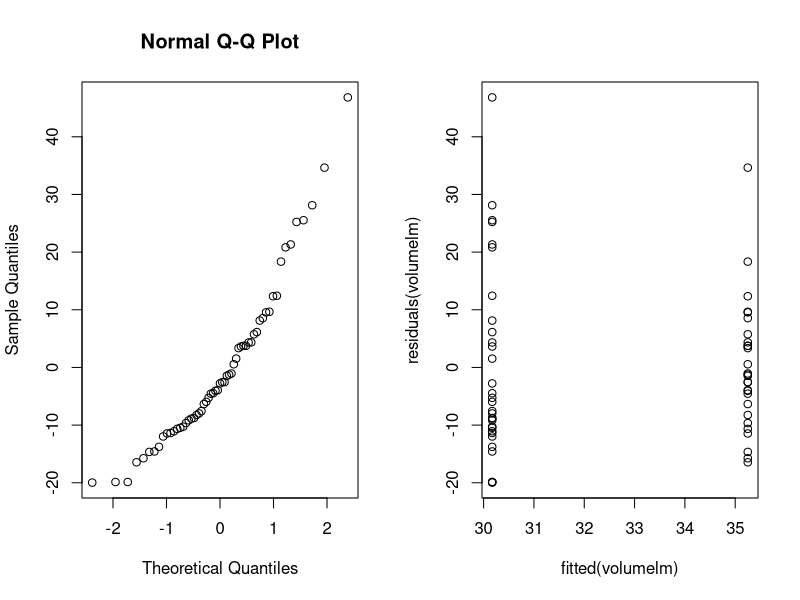
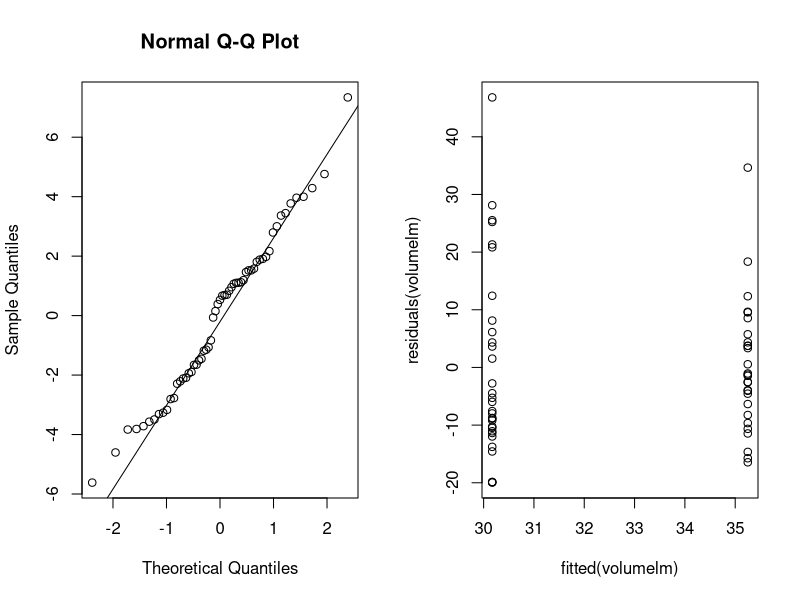
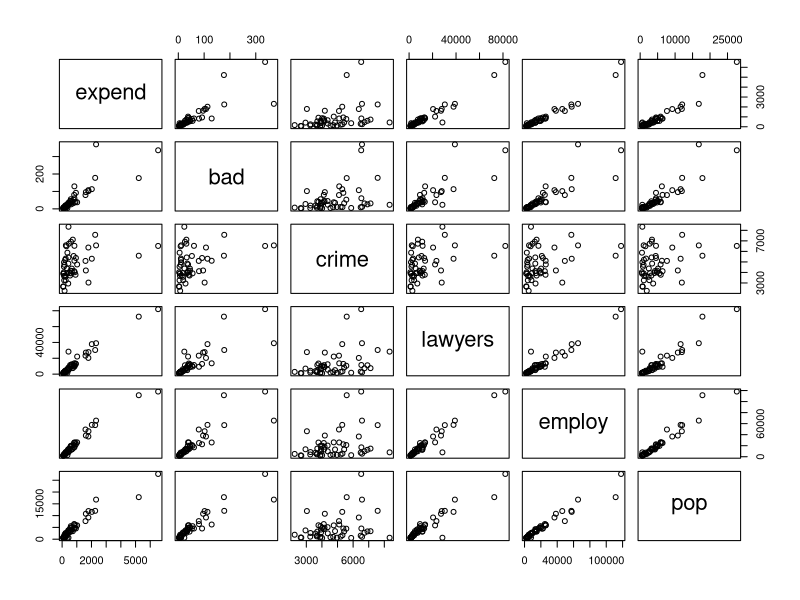
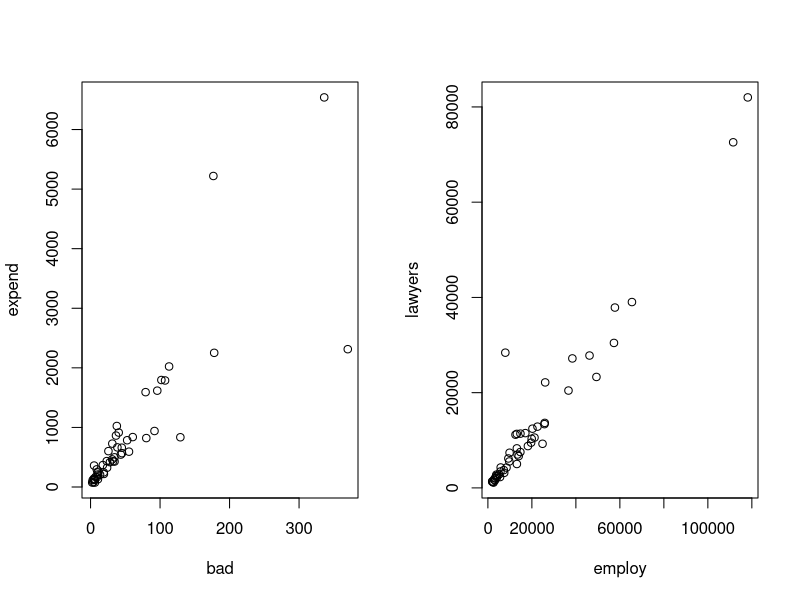
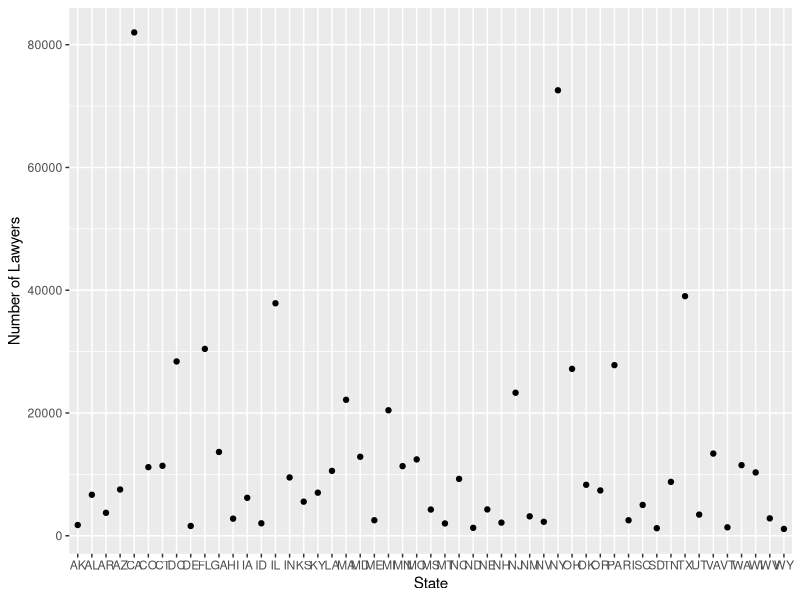
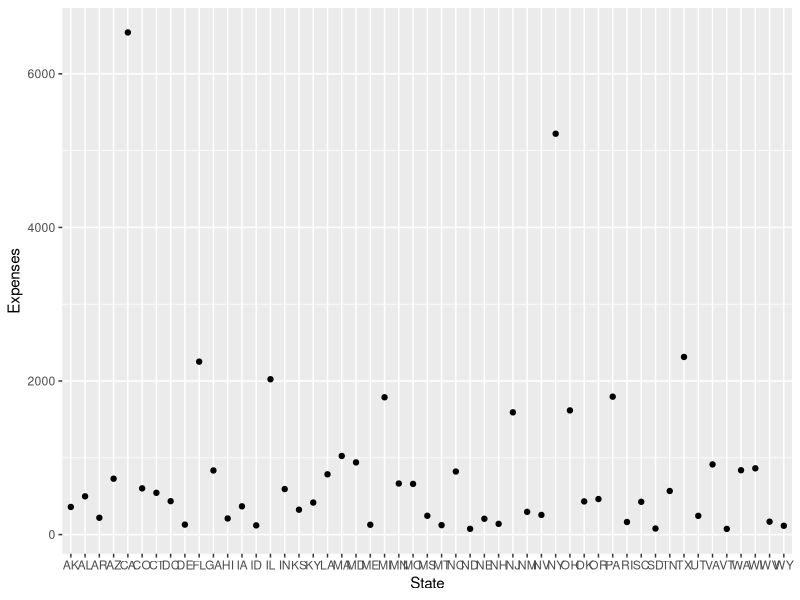
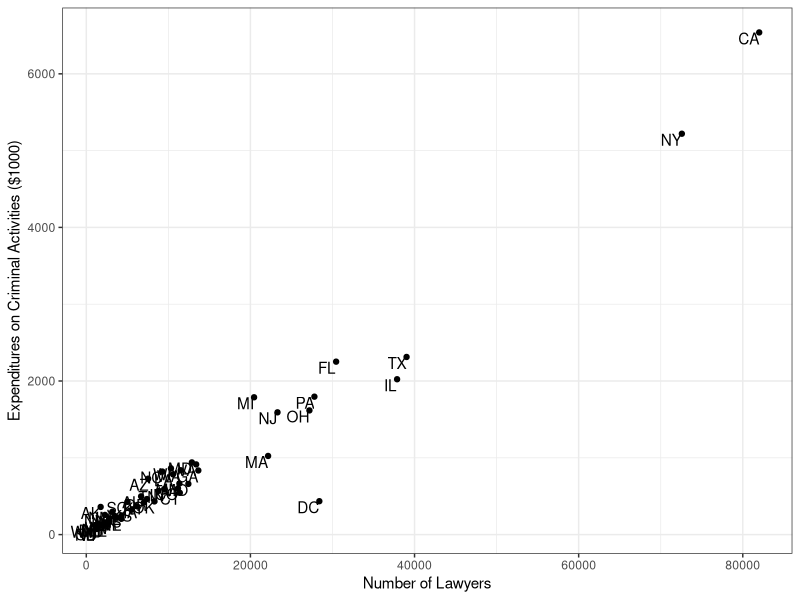
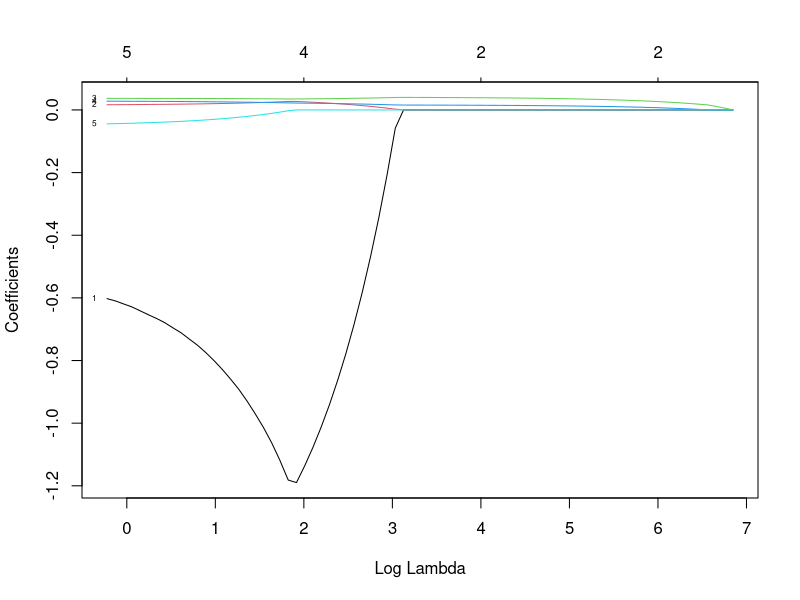

Write the R code that produced these figures, in order. (Note: this script raises an error after producing the figures.)
## ---- chunk 1
treeVolume = read.table("treeVolume.txt", header = T)
head(treeVolume)
## ---- chunk 2
volumelm = lm(volume ~ factor(type), data = treeVolume)
anova(volumelm)
## ---- chunk 3
par(mfrow=c(1,2))
qqnorm(residuals(volumelm))
plot(fitted(volumelm), residuals(volumelm))
par(mfrow=c(1,1))
## ---- chunk 4
t.test(volume ~ factor(type), data=treeVolume)
## ---- chunk 5
volumelm1 = lm(volume ~ height + factor(type) * diameter, data = treeVolume)
anova(volumelm1)
## ---- chunk 6
volumelm2 = lm(volume ~ diameter + factor(type) * height, data = treeVolume)
anova(volumelm2)
## ---- chunk 7
volumeFulllm = lm(volume ~ diameter + height + factor(type), data = treeVolume)
anova(volumeFulllm)
## ---- chunk 8
volumeFulllm = lm(volume ~ diameter + height, data = treeVolume)
anova(volumeFulllm)
## ---- chunk 9
volumeFulllm = lm(volume ~ diameter * height, data = treeVolume)
anova(volumeFulllm)
## ---- chunk 10
par(mfrow=c(1,2))
qqnorm(residuals(volumeFulllm))
qqline(residuals(volumeFulllm))
plot(fitted(volumelm), residuals(volumelm))
par(mfrow=c(1,1))

## ---- chunk 11
d = mean(treeVolume$diameter)
h = mean(treeVolume$height)
avgTree = data.frame(diameter=d, height=h, type="oak")

unname(predict(volumeFulllm, avgTree))

## ---- chunk 12
perfectVolume = pi * (treeVolume$diameter / 2)**2 * treeVolume$height
volumePerfectlm = lm(treeVolume$volume ~ perfectVolume)
anova(volumePerfectlm)
## ---- chunk 13
summary(volumeFulllm)
summary(volumePerfectlm)
## ---- chunk 14
expensescrime = read.table("expensescrime.txt", header = T)
pairs(expensescrime[,-1])
## ---- chunk 15
par(mfrow=c(1,2))
plot(expend ~ bad, data=expensescrime)
plot(lawyers ~ employ, data=expensescrime)
par(mfrow=c(1,1))
## ---- chunk 16
library(ggplot2)

# number of lawyers per state
ggplot(expensescrime, aes(x = state, y = lawyers)) +
  geom_point() +
  labs(x = "State", y = "Number of Lawyers") 

#expenses per state
ggplot(expensescrime, aes(x = state, y = expend)) +
  geom_point() +
  labs(x = "State", y = "Expenses") 

#check what states are outliers in terms of expenses and lawyers 
ggplot(expensescrime, aes(x = lawyers, y = expend, label = state)) +
  geom_point() +
  geom_text(vjust = 1, hjust = 1) +
  labs(x = "Number of Lawyers", y = "Expenditures on Criminal Activities ($1000)") +
  theme_bw()

## ---- chunk 17
summary(lm(expend ~ bad, data=expensescrime))$r.squared
summary(lm(expend ~ crime, data=expensescrime))$r.squared
summary(lm(expend ~ lawyers, data=expensescrime))$r.squared
summary(lm(expend ~ employ, data=expensescrime))$r.squared
summary(lm(expend ~ pop, data=expensescrime))$r.squared


## ---- chunk 18
summary(lm(expend ~ employ + bad, data=expensescrime))$r.squared
summary(lm(expend ~ employ + crime, data=expensescrime))$r.squared
summary(lm(expend ~ employ + lawyers, data=expensescrime))$r.squared
summary(lm(expend ~ employ + pop, data=expensescrime))$r.squared
## ---- chunk 19
summary(lm(expend ~ employ + lawyers + bad, data=expensescrime))$r.squared
summary(lm(expend ~ employ + lawyers + crime, data=expensescrime))$r.squared
summary(lm(expend ~ employ + lawyers + pop, data=expensescrime))$r.squared
## ---- chunk 20
model = lm(expend ~ employ + lawyers, data=expensescrime)
## ---- chunk 21
newData = data.frame(bad=50, crime=5000, lawyers=5000, employ=5000, pop=5000)
predict(model, newData, interval = 'prediction')
## ---- chunk 22
# columns 1 (state), 2 (expend)
x=as.matrix(expensescrime[,-1:-2])
y=expensescrime[,2]

train=sample(1:nrow(x),2/3*nrow(x))
x.train=x[train,]; y.train=y[train]
x.test=x[-train,]; y.test = y[-train]
## ---- chunk 23
library(glmnet)
lasso.model=glmnet(x.train, y.train, alpha=1)
lasso.cv=cv.glmnet(x.train, y.train, alpha=1, type.measure="mse", nfolds=5)

plot(lasso.model, label=T, xvar="lambda")
plot(lasso.cv)
plot(lasso.cv$glmnet.fit, xvar="lambda", label=T)

lambda.1se=lasso.cv$lambda.1se;
coef(lasso.model,s=lasso.cv$lambda.1se)
lasso.pred=predict(lasso.model,s=lambda.1se,newx=as.matrix(x.test))
## ---- chunk 24
mse.lasso=mean((y.test-lasso.pred)^2); mse.lasso

lm.model=lm(expend ~ employ + lawyers, data=expensescrime, subset=train)
y.predict.lm=predict(lm.model,newdata=expensescrime[-train,])
mse.lm=mean((y.test-y.predict.lm)^2); mse.lm
## ---- chunk 25
titanic = read.table("titanic.txt", header = T)
titanic$Sex <- factor(titanic$Sex)
titanic$PClass <- factor(titanic$PClass)
titanic$Survived <- factor(titanic$Survived, levels=c(1,0), labels=c("Yes", "No"))
## ---- chunk 26
survived = titanic$Survived
plot(survived ~ factor(titanic$PClass), main='Ratio of survivors per class', xlab='Passenger class', ylab='survived')
## ---- chunk 27
plot(survived, factor(titanic$PClass), main='Ration of survivors per class', ylab='Passenger class', xlab='survived')
## ---- chunk 28
plot(factor(titanic$Sex), survived, main='Ratio of survivors per sex', xlab='sex', ylab='survived')
## ---- chunk 29
par(mfrow=c(1,2))
hist(titanic$Age, breaks = seq(0, 80, 5), main='Age of all', xlab='Age')
plot(survived ~ titanic$Age, main='Ratio of survival per Age', xlab='age', ylab='survived')
par(mfrow=c(1,1))
## ---- chunk 30
titanic = read.table("titanic.txt", header = T)
titanic$Sex <- factor(titanic$Sex, levels=c("male", "female"), labels=c(1, 0))
titanic$PClass <- factor(titanic$PClass,levels=c("1st", "2nd", "3rd"), labels=c(1, 2, 3))
titanic$Survived <- factor(titanic$Survived)
model <- glm(Survived ~ PClass + Age + Sex, data=titanic, family=binomial(link="logit"))
summary(model)
## ---- chunk 31
odds_ratio <- exp(coef(model))
odds_ratio <- data.frame(feature=names(odds_ratio), odds_ratio=odds_ratio)
odds_ratio
## ---- chunk 32
model <- glm(Survived ~ PClass + Age + Sex + Age:PClass + Age:Sex, data=titanic, family=binomial(link="logit"))
summary(model)
## ---- chunk 33
newdata <- expand.grid(PClass=levels(titanic$PClass), Sex=levels(titanic$Sex))
newdata$Age <- rep(55, nrow(newdata))

# use the predict() function to get the predicted probabilities for each combination of PClass, Sex, and Age
newdata$SurvivalProb <- predict(model, newdata, type="response")

newdata
## ---- chunk 34
titanic = read.table("titanic.txt", header = T)
PClass = factor(titanic$PClass)
Survived = factor(titanic$Survived)
t = table(PClass, Survived); t

z = chisq.test(t); z
residuals(z)
## ---- chunk 35
Sex = factor(titanic$Sex);
t = table(Sex, Survived); t
z = chisq.test(t); z
residuals(z)
## ---- chunk 36
data <- coups

# fit the Poisson regression model
model <- glm(miltcoup ~ oligarchy + pollib + parties + pctvote + popn + size + numelec + numregim, data = data, family = "poisson")

# summarize the model
summary(model)

## ---- chunk 37
# fit the Poisson regression model
model <- glm(miltcoup ~ oligarchy + pollib + parties + pctvote + popn + size  + numregim, data = data, family = "poisson")

# summarize the model
summary(model)
## ---- chunk 38
# fit the Poisson regression model
model <- glm(miltcoup ~ oligarchy + pollib + parties + pctvote + popn + size, data = data, family = "poisson")

# summarize the model
summary(model)
## ---- chunk 39
# fit the Poisson regression model
model <- glm(miltcoup ~ oligarchy + pollib + parties + pctvote + popn, data = data, family = "poisson")

# summarize the model
summary(model)
## ---- chunk 40
# fit the Poisson regression model
model <- glm(miltcoup ~ oligarchy + pollib + parties + pctvote, data = data, family = "poisson")

# summarize the model
summary(model)
## ---- chunk 41
# fit the Poisson regression model
model <- glm(miltcoup ~ oligarchy + pollib + parties, data = data, family = "poisson")

# summarize the model
summary(model)
## ---- chunk 42
# set overall averages of all the other numerical characteristics
newdata <- data.frame(
  oligarchy = mean(data$oligarchy),
  pollib = mean(data$pollib),
  parties = mean(data$parties),
  pctvote = mean(data$pctvote),
  popn = mean(data$popn),
  size = mean(data$size),
  numelec = mean(data$numelec),
  numregim = mean(data$numregim)
)

round(newdata, digits = 0)
newdata

newdata$pollib <- 0
predict(model, newdata, type = "response")

newdata$pollib <- 1
predict(model, newdata, type = "response")

newdata$pollib <- 2
predict(model, newdata, type = "response")
